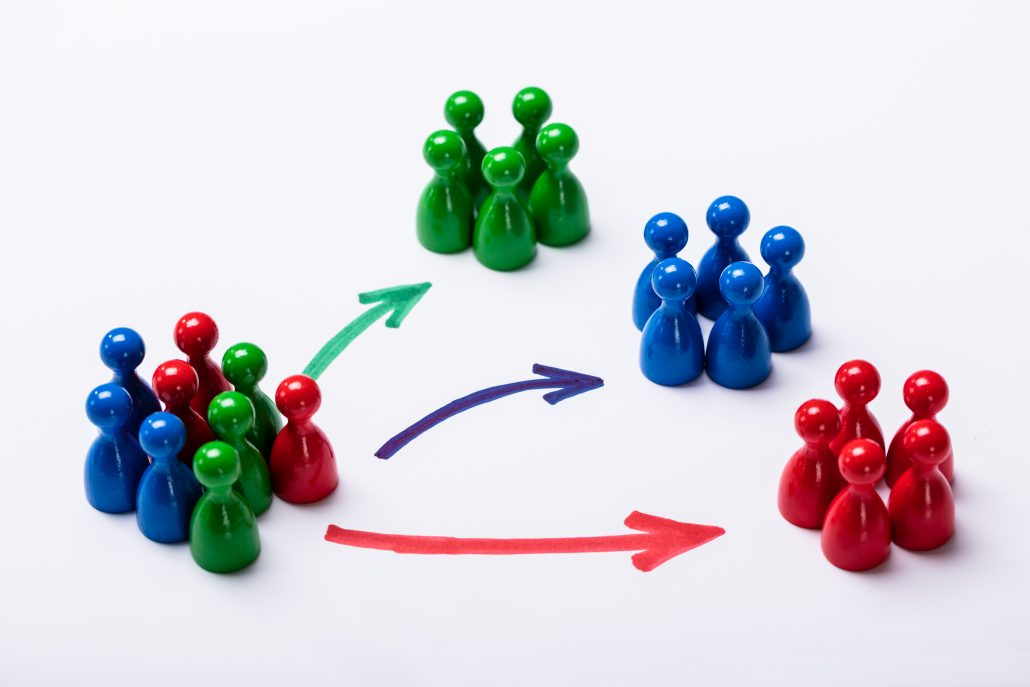
#> input picture OpenCV/Q1/red.jpg, 1030 x 687 px
$ python 1-1.py
#> lines starting #> are read from the running program, lines starting #| are printed output that depends on the picture; after the words box and inside, x2 and y2 are one past the last pixel; in counts of white or black regions, pixels touching at a corner belong together
import cv2
from matplotlib import pyplot as plt

img=cv2.imread("red.jpg")
#> img is the input picture: shape (687, 1030, 3); mean B, G, R 214.9, 208.6, 210.2

#Grayscale image
gray=cv2.cvtColor(img,cv2.COLOR_BGR2GRAY)
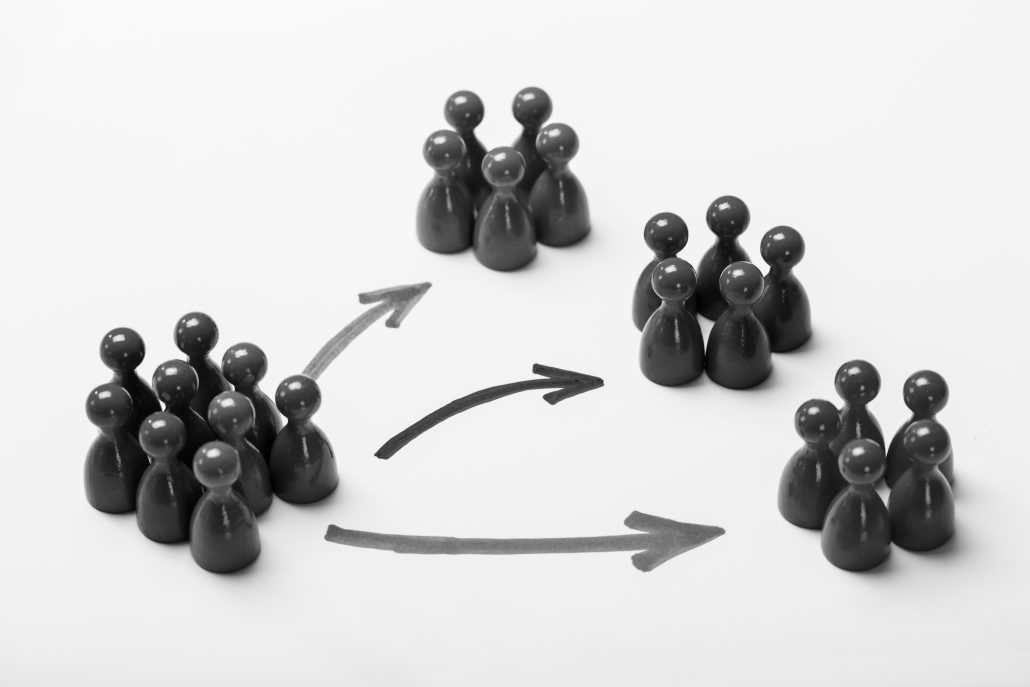
#> gray: shape (687, 1030); min 0, max 254, mean 209.8

#Simple Binary Thresholded BW image
ret, thresh = cv2.threshold(gray,0,255,cv2.THRESH_BINARY+cv2.THRESH_OTSU)
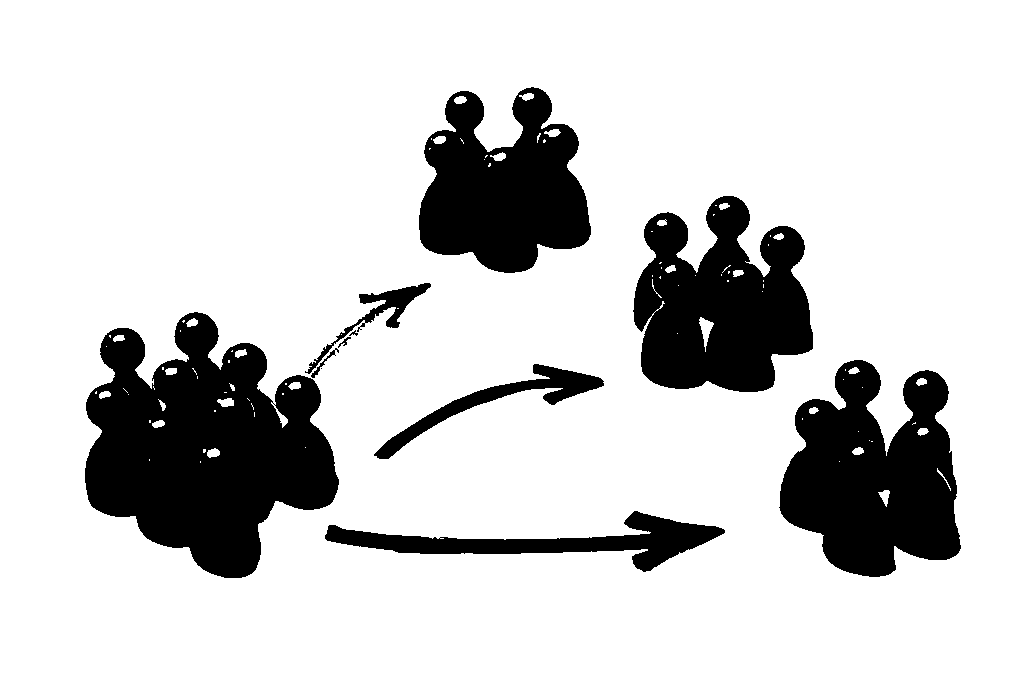
#> thresh: shape (687, 1030); 82.1% white; 11 black regions (1 under 20 px), largest, box (x1, y1, x2, y2) and area: (85, 312, 339, 578) 41712, (779, 360, 961, 577) 26295, (633, 196, 813, 392) 24208
#> ret = 154

#Adaptive Mean Thresholded BW image
thresh1 = cv2.adaptiveThreshold(gray,255,cv2.ADAPTIVE_THRESH_MEAN_C,cv2.THRESH_BINARY,11,2)
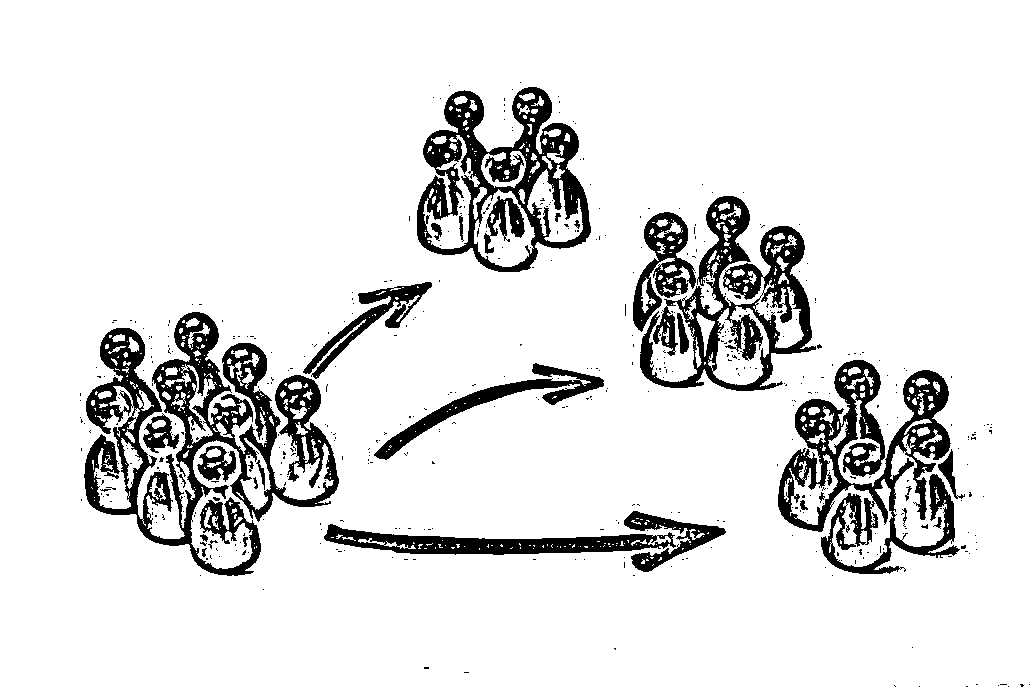
#> thresh1: shape (687, 1030); 88.6% white; 504 black regions (472 under 20 px), largest, box (x1, y1, x2, y2) and area: (84, 312, 339, 576) 22009, (778, 360, 960, 574) 14561, (417, 87, 591, 272) 11934

#Adaptive Gaussian Thresholded BW image
thresh2=cv2.adaptiveThreshold(gray,255,cv2.ADAPTIVE_THRESH_GAUSSIAN_C,cv2.THRESH_BINARY,11,2)
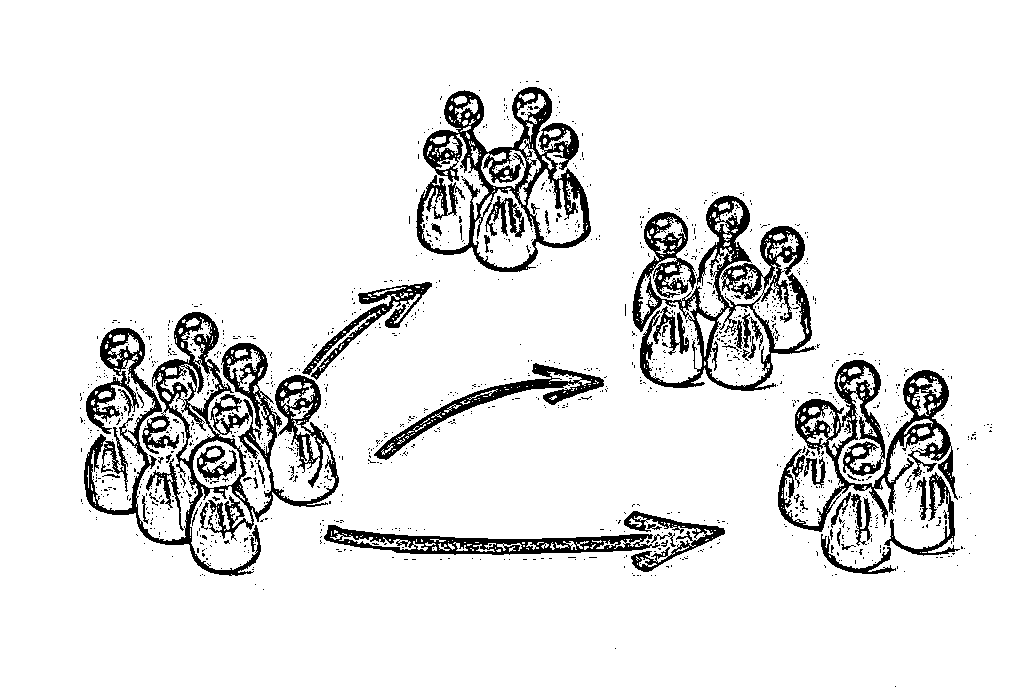
#> thresh2: shape (687, 1030); 90.7% white; 1254 black regions (1205 under 20 px), largest, box (x1, y1, x2, y2) and area: (84, 312, 339, 576) 16533, (632, 195, 816, 391) 11139, (416, 87, 591, 272) 9524

cv2.imshow('Grayscale image',gray)
cv2.imshow('Simple Binary Thresholded BW image',thresh)
cv2.imshow('Adaptive Mean Thresholded BW image',thresh1)
cv2.imshow('Adaptive Gaussian Thresholded BW image',thresh2)

cv2.waitKey(0)
cv2.destroyAllWindows()
